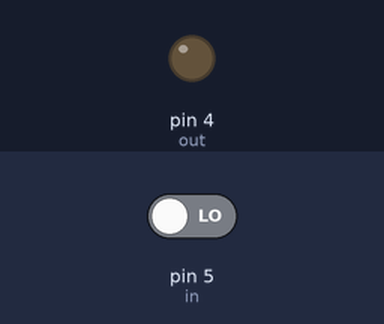
Simulated run of this sketch. Board: Arduino Uno, built with avr-gcc and run on an emulated ATmega328P. On the bench: output pins drawn as LEDs (lit = HIGH). The test bench sets the inputs (shaded band); at power-on: pin 5 (in) LOW.

Above: at 1.2 s.
1.3 s: pin 5 (in) driven HIGH
At 2.3 s:
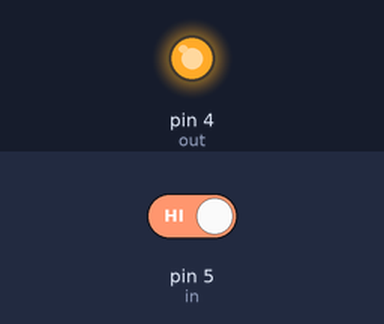
Timing chart, 0 to 4.3 s (numbered marks = the images above; inputs shaded):
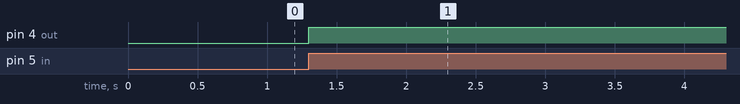

Measured:
- after the input at 1.3 s, pin 4 (out): LOW → HIGH at once

The sketch:

code.ino
```cpp
#define out 4
#define in 5

void setup() {
  pinMode(out, OUTPUT);
  pinMode(in, INPUT);
}

void loop() {
  int data = digitalRead(in);
  if (data == HIGH){
    digitalWrite(out, HIGH);
    delay(5000);
    digitalWrite(out, LOW);
  }
  else{
    digitalWrite(out, LOW);
  }
}
```
